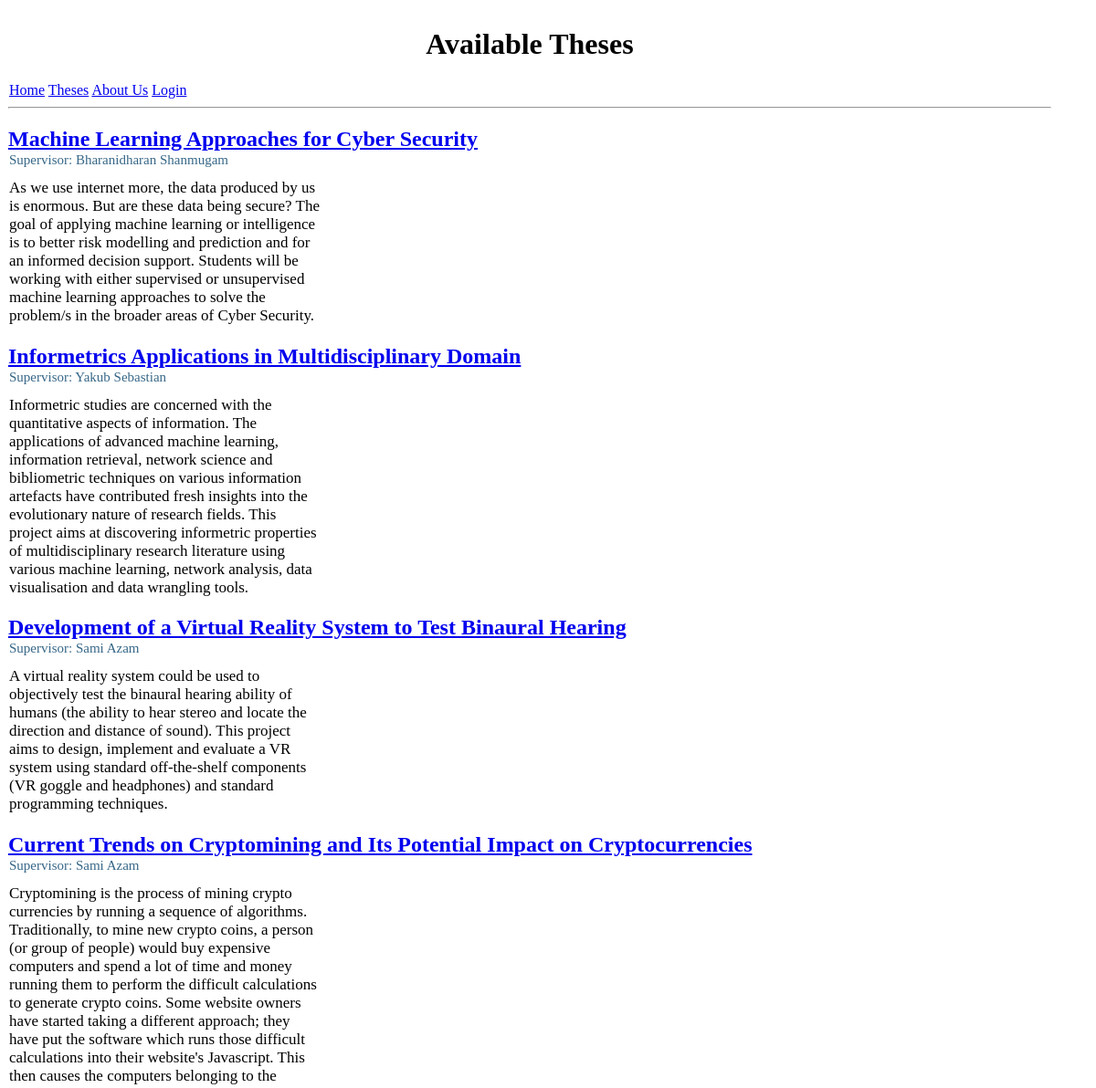
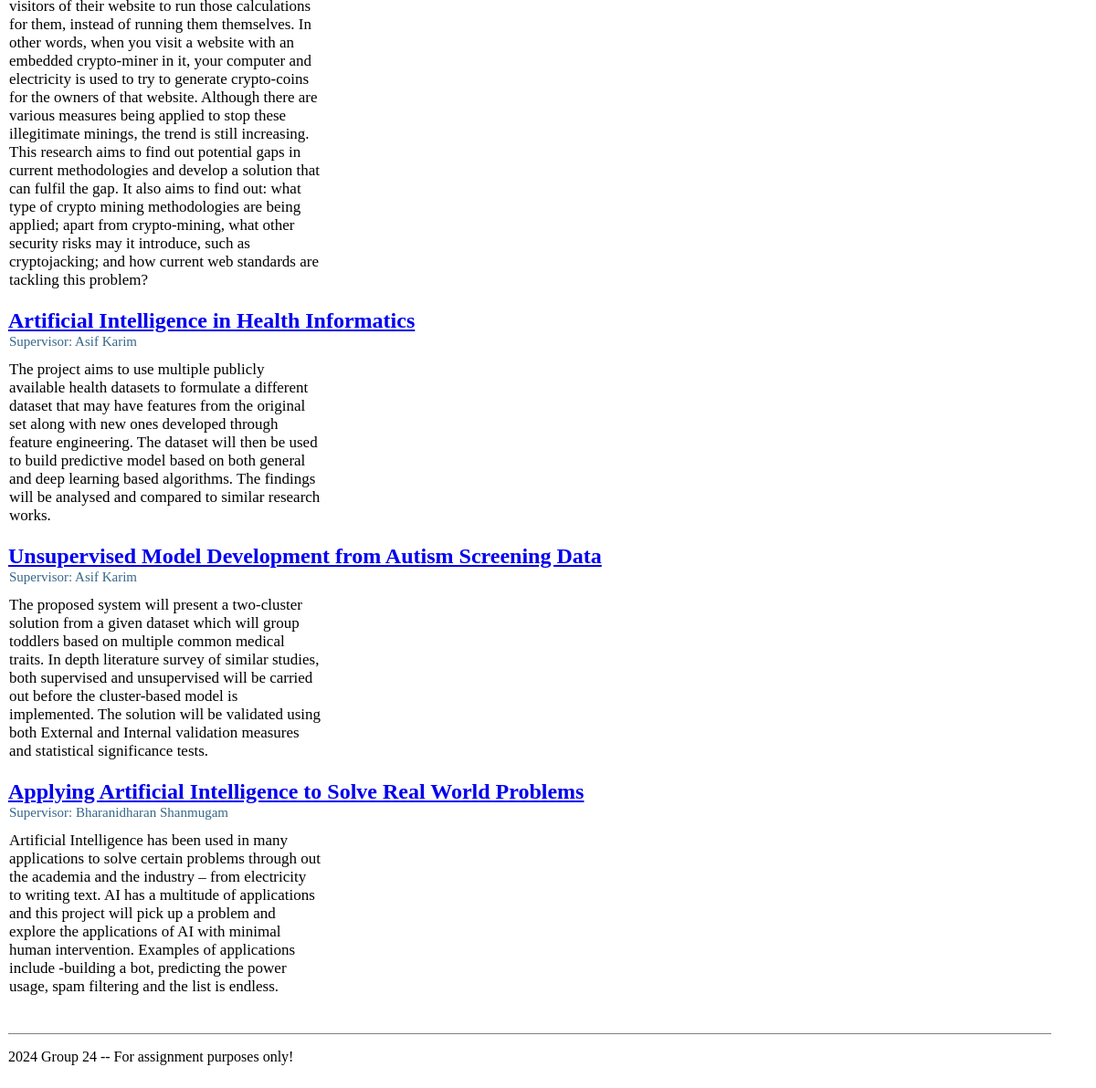
Page /page2/ on the committed database (2 pictures, top to bottom).
### assignment2_app/models.py (models this page shows, shortened)
class Project(models.Model):
  tid = models.CharField(max_length=3, primary_key=True)
  title = models.CharField(max_length=100)
  desc = models.TextField(max_length=1500)
  supName = models.CharField(max_length=30)
  is_approved = models.BooleanField(default=False)
  is_request = models.BooleanField(default=True)

### assignment2_app/views.py (the view)
# urls.py: re_path(r'^page2/?$', views.page2, name='page2'),
def page2(request):
   theses = Project.objects.all()
   user = request.user
   is_supervisor = False
   is_coordinator = False
   if user.is_authenticated:
      if user.role == Accounts.Role.Supervisor :
         is_supervisor = True
      elif user.role == Accounts.Role.Coordinator:
         is_coordinator = True
   page_data = {
      "theses": theses,
      "is_supervisor" : is_supervisor,
      "is_coordinator": is_coordinator
   }
   return render(request, 'assignment2_app/page2.html', page_data)

### assignment2_app/templates/assignment2_app/page2.html (shortened to what this page needs)
{% extends "assignment2_app/base.html" %}
{% block page_heading %}
{% load static %}
<link rel = "stylesheet" type = "text/css" href = "{% static 'css/styles.css' %}">
<h1 class = "page_headings"><str>Available Theses</str></h1>
{% endblock %}
{% block main_body %}
{% for thesis in theses %}
{%if thesis.is_approved %}
<h2><a href="{% url 'details' thesis.tid %}">{{ thesis.title }}</a></h2>
<div class= "supervisor_name"> Supervisor: {{ thesis.supName }} </div>
<div class= "desc"> {{ thesis.desc }} </div>
{% endif %}
{% endfor %}
{% endblock %}

### static/css/styles.css (style rules this page uses)
.supervisor_name { color:rgb(54, 103, 136); margin-top: -20px; font-size: 15px; }
div { margin-right: 40px; padding:1px; }
.desc { width:30%; margin-top:10px; font-size: 17px; }
.page_headings { text-align: center; }

### rows in the picture
Project: title "Machine Learning Approaches for Cyber Security", supName "Bharanidharan Shanmugam", desc "As we use internet more, the data produced by us is enormous. But are these data being secure? The goal of applying machine learning or intelligence is to better risk modelling and prediction and for an informed decision support. Students will be working with either supervised or unsupervised machine learning approaches to solve the problem/s in the broader areas of Cyber Security."
Project: title "Informetrics Applications in Multidisciplinary Domain", supName "Yakub Sebastian", desc "Informetric studies are concerned with the quantitative aspects of information. The applications of advanced machine learning, information retrieval, network science and bibliometric techniques on various information artefacts have contributed fresh insights into the evolutionary nature of research fields. This project aims at discovering informetric properties of multidisciplinary research literature using various machine learning, network analysis, data visualisation and data wrangling tools."
Project: title "Development of a Virtual Reality System to Test Binaural Hearing", supName "Sami Azam", desc "A virtual reality system could be used to objectively test the binaural hearing ability of humans (the ability to hear stereo and locate the direction and distance of sound). This project aims to design, implement and evaluate a VR system using standard off-the-shelf components (VR goggle and headphones) and standard programming techniques."
Project: title "Current Trends on Cryptomining and Its Potential Impact on Cryptocurrencies", supName "Sami Azam", desc "Cryptomining is the process of mining crypto currencies by running a sequence of algorithms. Traditionally, to mine new crypto coins, a person (or group of people) would buy expensive computers and spend a lot of time and money running them to perform the difficult calculations to generate crypto coins. Some website owners have started taking a different approach; they have put the software which runs those difficult calculations into their website's Javascript. This then causes the computers belonging to the visitors of their website to run those calculations for them, instead of running them themselves. In other words, when you visit a website with an embedded crypto-miner in it, your…"
Project: title "Artificial Intelligence in Health Informatics", supName "Asif Karim", desc "The project aims to use multiple publicly available health datasets to formulate a different dataset that may have features from the original set along with new ones developed through feature engineering. The dataset will then be used to build predictive model based on both general and deep learning based algorithms. The findings will be analysed and compared to similar research works."
Project: title "Unsupervised Model Development from Autism Screening Data", supName "Asif Karim", desc "The proposed system will present a two-cluster solution from a given dataset which will group toddlers based on multiple common medical traits. In depth literature survey of similar studies, both supervised and unsupervised will be carried out before the cluster-based model is implemented. The solution will be validated using both External and Internal validation measures and statistical significance tests."
Project: title "Applying Artificial Intelligence to Solve Real World Problems", supName "Bharanidharan Shanmugam", desc "Artificial Intelligence has been used in many applications to solve certain problems through out the academia and the industry – from electricity to writing text. AI has a multitude of applications and this project will pick up a problem and explore the applications of AI with minimal human intervention. Examples of applications include -building a bot, predicting the power usage, spam filtering and the list is endless."
